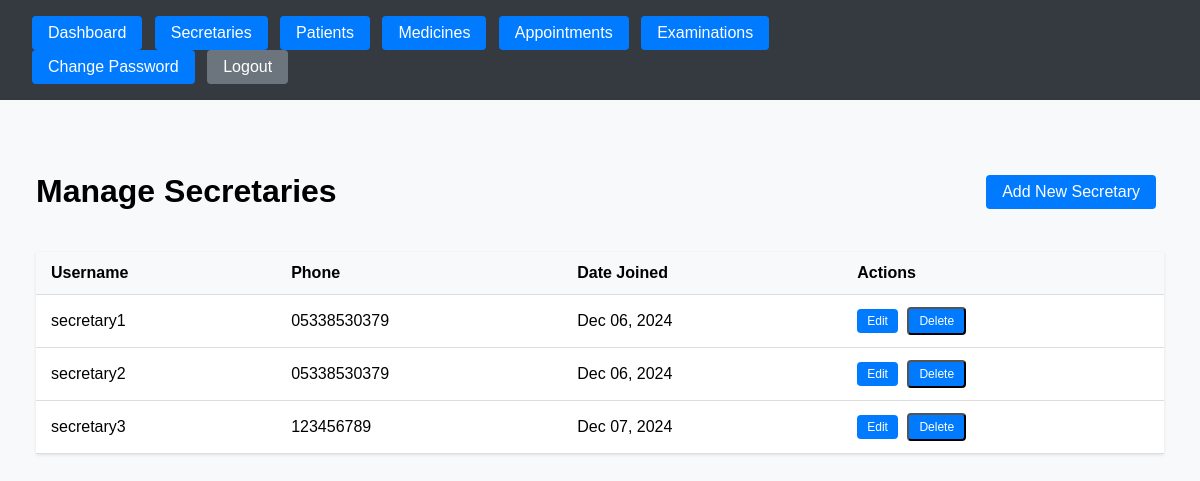
The app's page /doctor/secretaries/ (signed in) with its own data.
### secretary_dash/models.py (models this page shows, shortened)
class Secretary(models.Model):
    user = models.OneToOneField(User, on_delete=models.CASCADE)
    phone = models.CharField(max_length=20)
    class Meta:
        verbose_name_plural = "Secretaries"
        ordering = ['user__username']

### secretary_dash/views.py (the view)
# urls.py: path('doctor/secretaries/', views.secretary_list, name='secretary_list'),
@login_required
@user_passes_test(is_doctor)
def secretary_list(request):
    secretaries = Secretary.objects.all().order_by('user__username')
    return render(request, 'secretary_dash/doctor/secretary_list.html', {'secretaries': secretaries})

### secretary_dash/views.py (called while the page is built)
def is_doctor(user):
    return user.is_superuser

### secretary_dash/templates/secretary_dash/doctor/secretary_list.html (shortened to what this page needs)
{% extends 'secretary_dash/doctor/base.html' %}
{% block content %}
<div class="secretary-list-container">
    <div class="header">
        <h1>Manage Secretaries</h1>
        <a href="{% url 'secretary_dash:secretary_create' %}" class="btn btn-primary">Add New Secretary</a>
    </div>
    {% if secretaries %}
        <table>
            <thead>
                <tr>
                    <th>Username</th>
                    <th>Phone</th>
                    <th>Date Joined</th>
                    <th>Actions</th>
                </tr>
            </thead>
            <tbody>
                {% for secretary in secretaries %}
                    <tr>
                        <td>{{ secretary.user.username }}</td>
                        <td>{{ secretary.phone }}</td>
                        <td>{{ secretary.user.date_joined|date:"M d, Y" }}</td>
                        <td class="actions">
                            <a href="{% url 'secretary_dash:secretary_edit' secretary.id %}" class="btn btn-sm">Edit</a>
                            <form method="post" action="{% url 'secretary_dash:secretary_delete' secretary.id %}" style="display: inline;">
                                <button type="submit" class="btn btn-sm btn-danger"
                                        onclick="return confirm('Are you sure you want to delete this secretary?')">
                                    Delete
                                </button>
                            </form>
                        </td>
                    </tr>
                {% endfor %}
            </tbody>
        </table>
    {% else %}
        <p class="no-data">No secretaries found.</p>
    {% endif %}
</div>
{% endblock %}

### secretary_dash/templates/secretary_dash/doctor/base.html (style rules this page uses)
body { margin: 0; font-family: Arial, sans-serif; background-color: #f8f9fa; }
.btn { display: inline-block; padding: 0.5rem 1rem; color: white; text-decoration: none; border-radius: 4px; margin-right: 0.5rem; background-color: #007bff; }

### secretary_dash/templates/secretary_dash/doctor/secretary_list.html (style rules this page uses)
.secretary-list-container { padding: 20px; }
.header { display: flex; justify-content: space-between; align-items: center; margin-bottom: 20px; }
table { width: 100%; border-collapse: collapse; background: white; box-shadow: 0 1px 3px rgba(0,0,0,0.1); }
th, td { padding: 12px 15px; text-align: left; border-bottom: 1px solid #ddd; }
th { background-color: #f8f9fa; font-weight: bold; }
.actions { white-space: nowrap; }
.btn-sm { padding: 5px 10px; font-size: 12px; margin-right: 5px; }

### records on screen
Secretary: user.username "secretary1", phone "05338530379", user.date_joined "Dec 06, 2024"
Secretary: user.username "secretary2", phone "05338530379", user.date_joined "Dec 06, 2024"
Secretary: user.username "secretary3", phone "123456789", user.date_joined "Dec 07, 2024"
